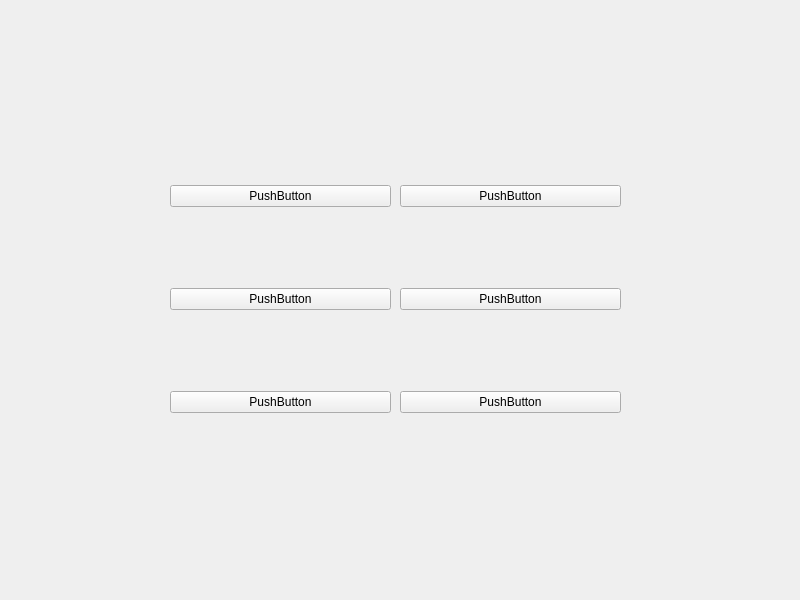
<?xml version="1.0" encoding="UTF-8"?>
<ui version="4.0">
 <class>Widget</class>
 <widget class="QWidget" name="Widget">
  <property name="geometry">
   <rect>
    <x>0</x>
    <y>0</y>
    <width>800</width>
    <height>600</height>
   </rect>
  </property>
  <property name="windowTitle">
   <string>Widget</string>
  </property>
  <widget class="QWidget" name="verticalLayoutWidget">
   <property name="geometry">
    <rect>
     <x>170</x>
     <y>110</y>
     <width>221</width>
     <height>381</height>
    </rect>
   </property>
   <layout class="QVBoxLayout" name="verticalLayout">
    <item>
     <widget class="QPushButton" name="pushButton_2">
      <property name="text">
       <string>PushButton</string>
      </property>
     </widget>
    </item>
    <item>
     <widget class="QPushButton" name="pushButton_3">
      <property name="text">
       <string>PushButton</string>
      </property>
     </widget>
    </item>
    <item>
     <widget class="QPushButton" name="pushButton">
      <property name="text">
       <string>PushButton</string>
      </property>
     </widget>
    </item>
   </layout>
  </widget>
  <widget class="QWidget" name="verticalLayoutWidget_2">
   <property name="geometry">
    <rect>
     <x>400</x>
     <y>110</y>
     <width>221</width>
     <height>381</height>
    </rect>
   </property>
   <layout class="QVBoxLayout" name="verticalLayout_2">
    <item>
     <widget class="QPushButton" name="pushButton_5">
      <property name="text">
       <string>PushButton</string>
      </property>
     </widget>
    </item>
    <item>
     <widget class="QPushButton" name="pushButton_6">
      <property name="text">
       <string>PushButton</string>
      </property>
     </widget>
    </item>
    <item>
     <widget class="QPushButton" name="pushButton_4">
      <property name="text">
       <string>PushButton</string>
      </property>
     </widget>
    </item>
   </layout>
  </widget>
 </widget>
 <resources/>
 <connections/>
</ui>
